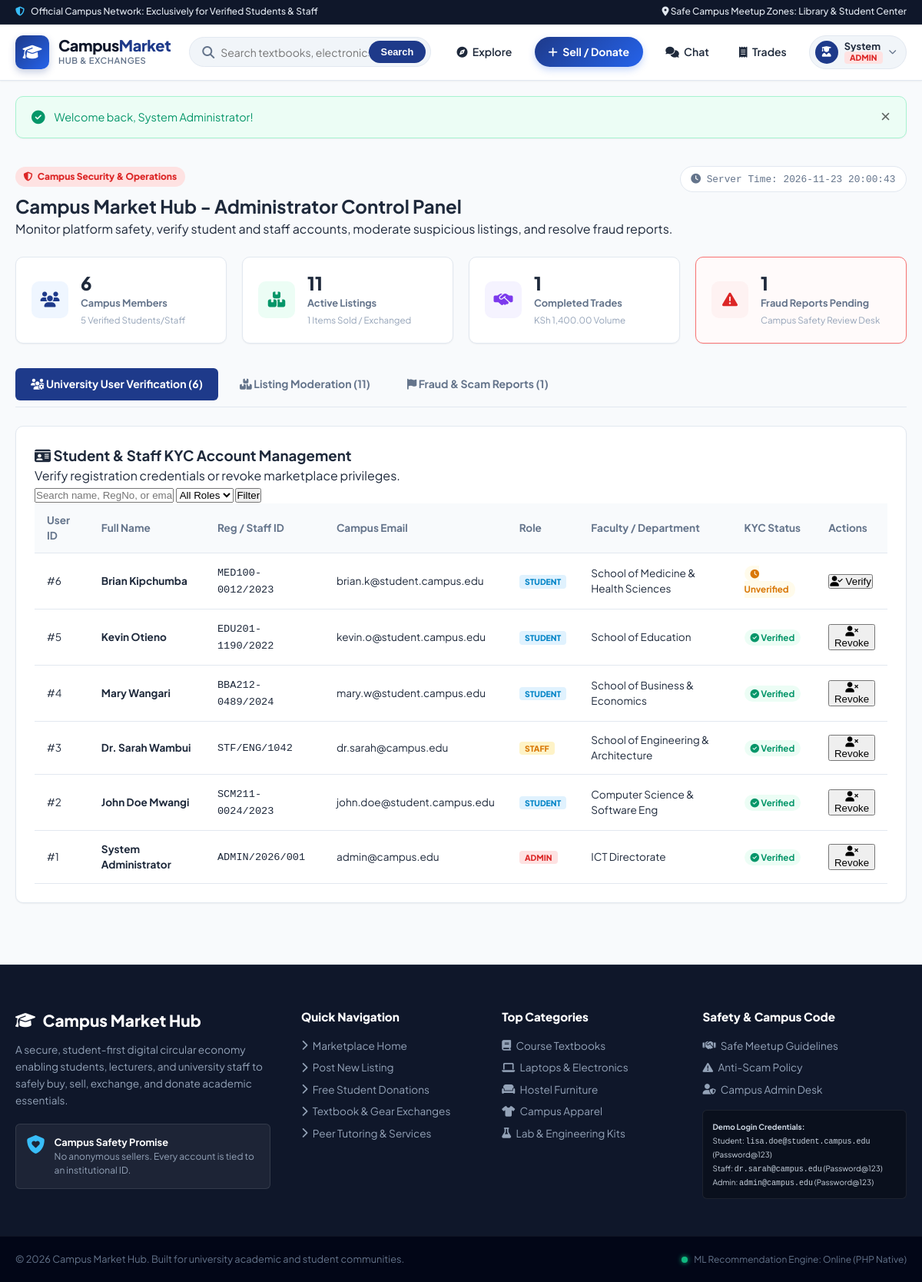
The page /admin (signed in) on the database its author committed.
### tables this page shows
CREATE TABLE `users` (
    `UserID` INT UNSIGNED AUTO_INCREMENT PRIMARY KEY,
    `FullName` VARCHAR(150) NOT NULL,
    `Registration_StaffNo` VARCHAR(50) NOT NULL UNIQUE,
    `Email` VARCHAR(150) NOT NULL UNIQUE,
    `Password` VARCHAR(255) NOT NULL,
    `PhoneNumber` VARCHAR(30) NULL,
    `Role` ENUM('Student', 'Staff', 'Admin') NOT NULL DEFAULT 'Student',
    `IsVerified` TINYINT(1) NOT NULL DEFAULT 0,
    `CampusDepartment` VARCHAR(120) NULL,
    `ProfilePicture` VARCHAR(255) DEFAULT 'default_avatar.png',
    `Bio` TEXT NULL,
    `CreatedAt` TIMESTAMP NOT NULL DEFAULT CURRENT_TIMESTAMP,
    `UpdatedAt` TIMESTAMP NOT NULL DEFAULT CURRENT_TIMESTAMP ON UPDATE CURRENT_TIMESTAMP,
    INDEX `idx_users_role` (`Role`),
    INDEX `idx_users_regno` (`Registration_StaffNo`),
    INDEX `idx_users_verified` (`IsVerified`)
);

### views/admin/index.php (the view, shortened to what the rows shown need)
<?php
$currency = 'KSh ';
?>
<div class="container admin-page">
    <div class="admin-header-bar">
        <div>
            <div class="admin-badge"><i class="fa-solid fa-shield-halved"></i> Campus Security & Operations</div>
            <h2>Campus Market Hub - Administrator Control Panel</h2>
            <p>Monitor platform safety, verify student and staff accounts, moderate suspicious listings, and resolve fraud reports.</p>
        </div>
        <div class="admin-time-pill">
            <i class="fa-solid fa-clock"></i> Server Time: <?= date('Y-m-d H:i:s') ?>
        </div>
    </div>
    <div class="admin-kpi-grid">
        <div class="kpi-card">
            <div class="kpi-icon icon-blue"><i class="fa-solid fa-users"></i></div>
            <div class="kpi-meta">
                <span class="kpi-value"><?= $metrics['total_users'] ?></span>
                <span class="kpi-title">Campus Members</span>
                <span class="kpi-sub"><?= $metrics['verified_users'] ?> Verified Students/Staff</span>
            </div>
        </div>
        <div class="kpi-card">
            <div class="kpi-icon icon-green"><i class="fa-solid fa-boxes-stacked"></i></div>
            <div class="kpi-meta">
                <span class="kpi-value"><?= $metrics['active_listings'] ?></span>
                <span class="kpi-title">Active Listings</span>
                <span class="kpi-sub"><?= $metrics['sold_listings'] ?> Items Sold / Exchanged</span>
            </div>
        </div>
        <div class="kpi-card">
            <div class="kpi-icon icon-purple"><i class="fa-solid fa-handshake-simple"></i></div>
            <div class="kpi-meta">
                <span class="kpi-value"><?= $metrics['completed_trades'] ?></span>
                <span class="kpi-title">Completed Trades</span>
                <span class="kpi-sub"><?= $currency ?><?= number_format($metrics['total_volume'], 2) ?> Volume</span>
            </div>
        </div>
        <div class="kpi-card <?= ($metrics['pending_reports'] > 0) ? 'kpi-alert' : '' ?>">
            <div class="kpi-icon icon-red"><i class="fa-solid fa-triangle-exclamation"></i></div>
            <div class="kpi-meta">
                <span class="kpi-value"><?= $metrics['pending_reports'] ?></span>
                <span class="kpi-title">Fraud Reports Pending</span>
                <span class="kpi-sub">Campus Safety Review Desk</span>
            </div>
        </div>
    </div>
    <div class="admin-tabs-nav">
        <a href="/admin?tab=overview" class="admin-tab-link <?= ($activeTab === 'overview' || $activeTab === 'users') ? 'active' : '' ?>">
            <i class="fa-solid fa-users-gear"></i> University User Verification (<?= count($users) ?>)
        </a>
        <a href="/admin?tab=listings" class="admin-tab-link <?= ($activeTab === 'listings') ? 'active' : '' ?>">
            <i class="fa-solid fa-boxes-stacked"></i> Listing Moderation (<?= count($listings) ?>)
        </a>
        <a href="/admin?tab=reports" class="admin-tab-link <?= ($activeTab === 'reports') ? 'active' : '' ?>">
            <i class="fa-solid fa-flag text-danger"></i> Fraud & Scam Reports (<?= count($fraudReports) ?>)
        </a>
    </div>
    <?php if ($activeTab === 'overview' || $activeTab === 'users'): ?>
        <div class="content-card">
            <div class="page-header-flex">
                <div>
                    <h3><i class="fa-solid fa-id-card"></i> Student & Staff KYC Account Management</h3>
                    <p>Verify registration credentials or revoke marketplace privileges.</p>
                </div>
                <form action="/admin" method="GET" class="admin-search-inline">
                    <input type="text" name="user_search" placeholder="Search name, RegNo, or email..." value="<?= htmlspecialchars($_GET['user_search'] ?? '') ?>" class="form-control-sm">
                    <select name="user_role" class="form-control-sm" onchange="this.form.submit()">
                        <option value="">All Roles</option>
                    </select>
                    <button type="submit" class="btn-primary-sm">Filter</button>
                </form>
            </div>
            <div class="table-responsive-card">
                <table class="data-table">
                    <thead>
                        <tr>
                            <th>User ID</th>
                            <th>Full Name</th>
                            <th>Reg / Staff ID</th>
                            <th>Campus Email</th>
                            <th>Role</th>
                            <th>Faculty / Department</th>
                            <th>KYC Status</th>
                            <th class="text-right">Actions</th>
                        </tr>
                    </thead>
                    <tbody>
                        <?php foreach ($users as $u): ?>
                            <tr>
                                <td>#<?= $u['UserID'] ?></td>
                                <td><strong><?= htmlspecialchars($u['FullName']) ?></strong></td>
                                <td><code><?= htmlspecialchars($u['Registration_StaffNo']) ?></code></td>
                                <td><?= htmlspecialchars($u['Email']) ?></td>
                                <td><span class="user-role-badge role-<?= strtolower($u['Role']) ?>"><?= $u['Role'] ?></span></td>
                                <td><?= htmlspecialchars($u['CampusDepartment'] ?: 'Unspecified') ?></td>
                                <td>
                                    <?php if (!empty($u['IsVerified'])): ?>
                                        <span class="badge-status-verified"><i class="fa-solid fa-circle-check"></i> Verified</span>
                                    <?php else: ?>
                                        <span class="badge-status-unverified"><i class="fa-solid fa-clock"></i> Unverified</span>
                                    <?php endif; ?>
                                </td>
                                <td class="text-right">
                                    <form action="/admin/users/toggle-verification/<?= $u['UserID'] ?>" method="POST" style="display:inline;">
                                        <button type="submit" class="btn-table-action <?= empty($u['IsVerified']) ? 'btn-verify-action' : 'btn-revoke-action' ?>"
                                                title="<?= empty($u['IsVerified']) ? 'Verify University ID' : 'Revoke Verification' ?>">
                                            <i class="fa-solid <?= empty($u['IsVerified']) ? 'fa-user-check' : 'fa-user-xmark' ?>"></i>
                                            <?= empty($u['IsVerified']) ? 'Verify' : 'Revoke' ?>
                                        </button>
                                    </form>
                                </td>
                            </tr>
                        <?php endforeach; ?>
                    </tbody>
                </table>
            </div>
        </div>
    <?php endif; ?>
</div>

### core/Router.php (shortened to what the rows shown need)
<?php
class Router {
    private array $routes = [];
    private function addRoute(string $method, string $path, array $handler): self {
        $pattern = preg_replace('/\/:([a-zA-Z0-9_]+)/', '/(?P<$1>[^/]+)', $path);
        $pattern = "#^" . $pattern . "$#";
        $this->routes[] = [
            'method'  => strtoupper($method),
            'path'    => $path,
            'pattern' => $pattern,
            'handler' => $handler
        ];
        return $this;
    }
    public function dispatch(): void {
        $method = $_SERVER['REQUEST_METHOD'] ?? 'GET';
        $uri = parse_url($_SERVER['REQUEST_URI'] ?? '/', PHP_URL_PATH);
        foreach ($this->routes as $route) {
            if ($route['method'] === $method && preg_match($route['pattern'], $uri, $matches)) {
                $params = [];
                [$controllerClass, $action] = $route['handler'];
                $controller = new $controllerClass();
                call_user_func_array([$controller, $action], [$params]);
                return;
            }
        }
    }
}

### views/layouts/header.php (shortened to what the rows shown need)
<!DOCTYPE html>
<html lang="en">
<head>
    <link rel="stylesheet" href="https://cdnjs.cloudflare.com/ajax/libs/font-awesome/6.5.1/css/all.min.css">
    <link rel="stylesheet" href="/css/style.css">
</head>
<body>
    <div class="top-trust-bar">
        <div class="container trust-bar-content">
            <div class="trust-pill">
                <i class="fa-solid fa-shield-halved"></i>
                <span>Official Campus Network: Exclusively for Verified Students & Staff</span>
            </div>
            <div class="trust-links">
                <span><i class="fa-solid fa-location-dot"></i> Safe Campus Meetup Zones: Library & Student Center</span>
            </div>
        </div>
    </div>
    <header class="main-header">
        <div class="container navbar-container">
            <a href="/" class="brand-logo">
                <div class="logo-icon">
                    <i class="fa-solid fa-graduation-cap"></i>
                </div>
                <div class="logo-text">
                    <span class="logo-title">Campus<span class="highlight">Market</span></span>
                    <span class="logo-tag">Hub & Exchanges</span>
                </div>
            </a>
            <form action="/" method="GET" class="header-search-form">
                <div class="search-input-group">
                    <i class="fa-solid fa-magnifying-glass search-icon"></i>
                    <input type="text" name="q" placeholder="Search textbooks, electronics, dorm furniture..." value="<?= htmlspecialchars($_GET['q'] ?? '') ?>">
                    <button type="submit" class="search-btn">Search</button>
                </div>
            </form>
            <nav class="nav-actions">
                <a href="/" class="nav-link <?= (($_SERVER['REQUEST_URI'] ?? '') === '/') ? 'active' : '' ?>">
                    <i class="fa-solid fa-compass"></i>
                    <span>Explore</span>
                </a>
                <?php if (Auth::check()): ?>
                    <a href="/products/create" class="nav-btn-post">
                        <i class="fa-solid fa-plus"></i>
                        <span>Sell / Donate</span>
                    </a>
                    <a href="/messages" class="nav-link icon-link message-icon-link <?= (str_starts_with($_SERVER['REQUEST_URI'] ?? '', '/messages')) ? 'active' : '' ?>" title="Campus Messages">
                        <i class="fa-solid fa-comments"></i>
                        <span>Chat</span>
                    </a>
                    <a href="/transactions" class="nav-link <?= (str_starts_with($_SERVER['REQUEST_URI'] ?? '', '/transactions')) ? 'active' : '' ?>" title="Transactions">
                        <i class="fa-solid fa-receipt"></i>
                        <span>Trades</span>
                    </a>
                    <div class="user-dropdown">
                        <button class="user-pill-btn" id="userMenuBtn">
                            <div class="user-avatar-small">
                                <i class="fa-solid fa-user-graduate"></i>
                            </div>
                            <div class="user-pill-meta">
                                <span class="user-pill-name"><?= htmlspecialchars(explode(' ', Auth::user()['FullName'])[0]) ?></span>
                                <span class="user-role-badge role-<?= strtolower(Auth::user()['Role']) ?>"><?= Auth::user()['Role'] ?></span>
                            </div>
                            <i class="fa-solid fa-chevron-down caret-icon"></i>
                        </button>
                    </div>
                <?php else: ?>
                    <a href="/login" class="nav-link"><i class="fa-solid fa-arrow-right-to-bracket"></i> Sign In</a>
                    <a href="/register" class="btn-primary-sm">Register Account</a>
                <?php endif; ?>
            </nav>
        </div>
    </header>
    <?php if (!empty($flashes)): ?>
        <div class="container flash-notifications">
            <?php foreach ($flashes as $type => $message): ?>
                <div class="alert alert-<?= $type ?> alert-dismissible">
                    <div class="alert-icon">
                        <?php if ($type === 'success'): ?>
                            <i class="fa-solid fa-circle-check"></i>
                        <?php elseif ($type === 'error'): ?>
                            <i class="fa-solid fa-triangle-exclamation"></i>
                        <?php elseif ($type === 'warning'): ?>
                            <i class="fa-solid fa-circle-exclamation"></i>
                        <?php else: ?>
                            <i class="fa-solid fa-circle-info"></i>
                        <?php endif; ?>
                    </div>
                    <div class="alert-text"><?= $message ?></div>
                    <button class="alert-close" onclick="this.parentElement.remove();">&times;</button>
                </div>
            <?php endforeach; ?>
        </div>
    <?php endif; ?>
    <main class="main-content">

### rows shown on the page
users: FullName "System", Role "ADMIN", UserID "1", FullName "System Administrator", Registration_StaffNo "ADMIN/2026/001", Email "admin@campus.edu", CampusDepartment "ICT Directorate", IsVerified 1 (drawn)
users: UserID "6", FullName "Brian Kipchumba", Registration_StaffNo "MED100-0012/2023", Email "brian.k@student.campus.edu", Role "STUDENT", CampusDepartment "School of Medicine & Health Sciences", IsVerified 0 (drawn)
users: UserID "5", FullName "Kevin Otieno", Registration_StaffNo "EDU201-1190/2022", Email "kevin.o@student.campus.edu", Role "STUDENT", CampusDepartment "School of Education", IsVerified 1 (drawn)
users: UserID "4", FullName "Mary Wangari", Registration_StaffNo "BBA212-0489/2024", Email "mary.w@student.campus.edu", Role "STUDENT", CampusDepartment "School of Business & Economics", IsVerified 1 (drawn)
users: UserID "3", FullName "Dr. Sarah Wambui", Registration_StaffNo "STF/ENG/1042", Email "dr.sarah@campus.edu", Role "STAFF", CampusDepartment "School of Engineering & Architecture", IsVerified 1 (drawn)
users: UserID "2", FullName "John Doe Mwangi", Registration_StaffNo "SCM211-0024/2023", Email "john.doe@student.campus.edu", Role "STUDENT", CampusDepartment "Computer Science & Software Eng", IsVerified 1 (drawn)

### other values the page prints
$message "Welcome back, System Administrator!"
$metrics['total_users'] "6"
$metrics['verified_users'] "5"
$metrics['active_listings'] "11"
$metrics['sold_listings'] "1"
$metrics['completed_trades'] "1"
$metrics['total_volume'] "1,400.00"
$metrics['pending_reports'] "1"
count($users) "6"
count($listings) "11"
count($fraudReports) "1"
